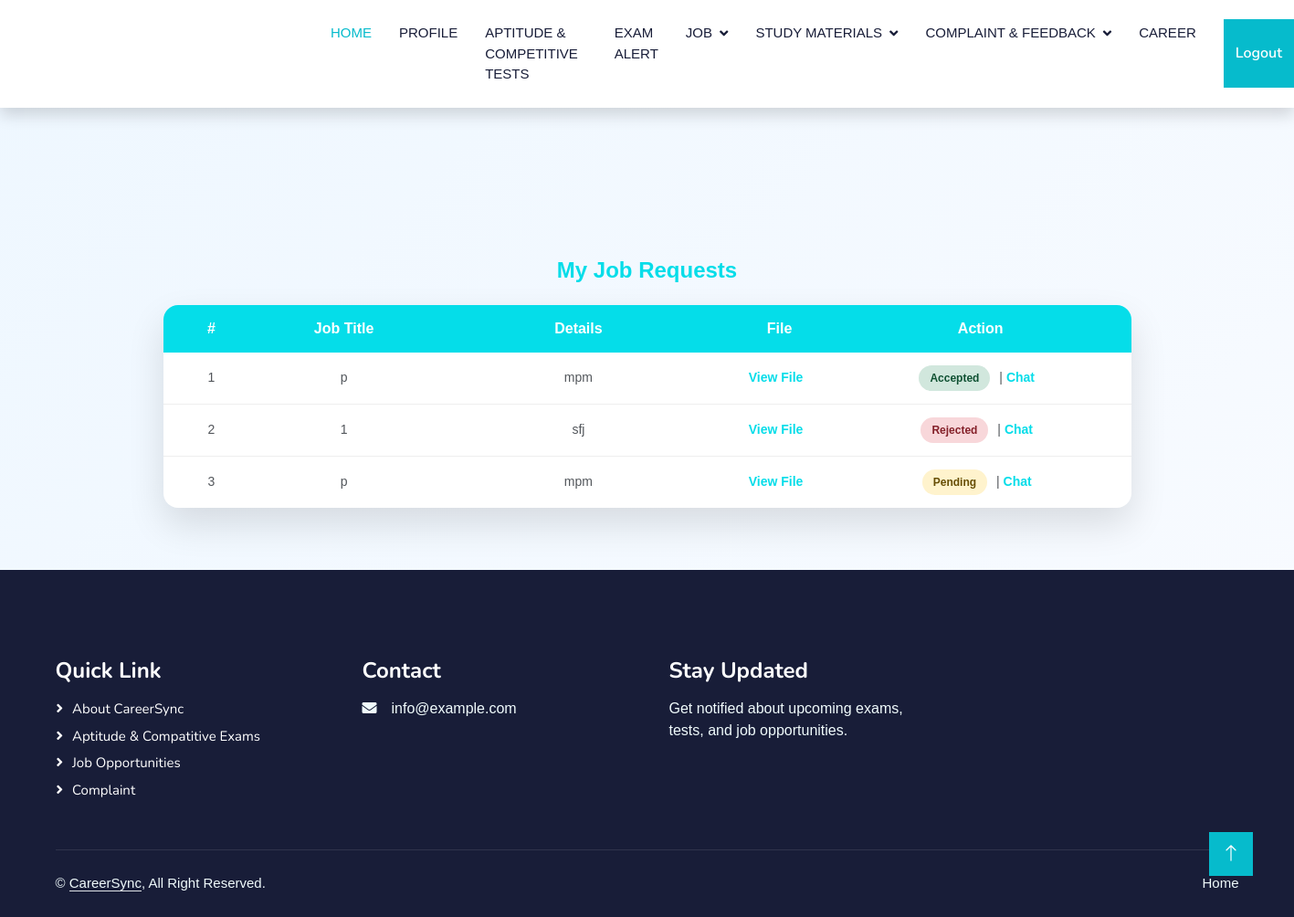
/User/Myrequest/ (signed in), run on an earlier commit of the app's database.
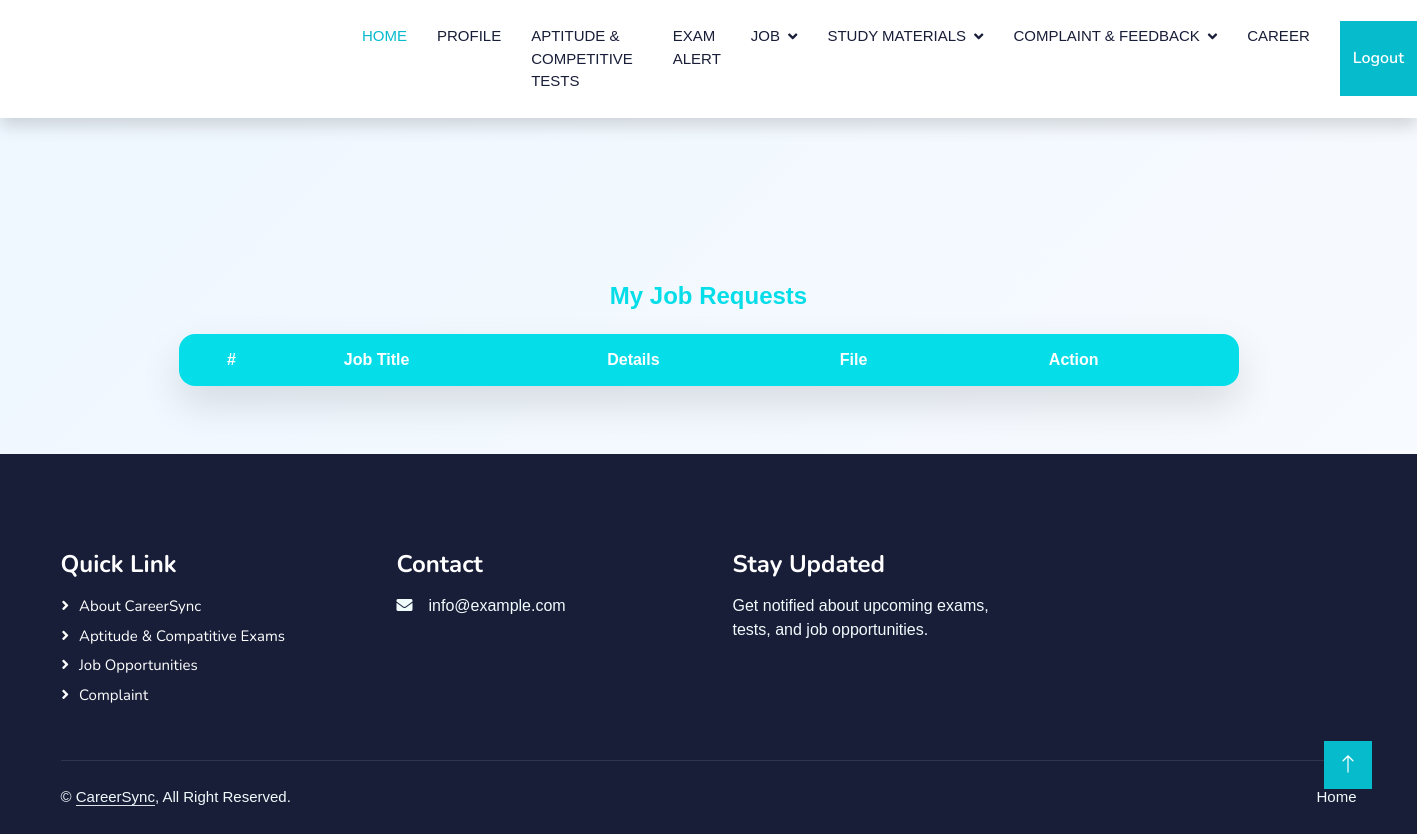
And on a later commit of the database.
### User/models.py (models this page shows)
class tbl_apply(models.Model):
    apply_date=models.DateField(auto_now_add=True)
    apply_status=models.IntegerField(default=0)
    apply_file=models.FileField(upload_to="Assets/Userdocs/File/")
    user=models.ForeignKey(tbl_userreg,on_delete=models.CASCADE,null=True)
    job=models.ForeignKey(tbl_job,on_delete=models.CASCADE)

### Recruiter/models.py (models this page shows)
class tbl_job(models.Model):
    job_title=models.CharField(max_length=50)
    job_details=models.CharField(max_length=50)
    job_lastdate=models.DateField()
    job_date=models.DateField(auto_now_add=True)
    job_experience=models.CharField(max_length=50)
    job_requirment=models.CharField(max_length=50)
    jobtype=models.ForeignKey(tbl_jobtype,on_delete=models.CASCADE)
    jobcategory=models.ForeignKey(tbl_jobcategory,on_delete=models.CASCADE)
    recruiter=models.ForeignKey(tbl_recruiter,on_delete=models.CASCADE)

### User/views.py (the view)
# urls.py: path('Myrequest/',views.Myrequest,name='Myrequest'),
def Myrequest(request):
    if "uid" not in request.session:
        return redirect("Guest:Login")
    else:
        apply=tbl_apply.objects.filter(user=request.session['uid'])
        return render(request,'User/Myrequest.html',{'apply':apply})

### User/Templates/User/Myrequest.html (shortened to what this page needs)
{% extends 'User/Header.html' %}
{% block content %}
<div class="cs-request-wrapper">
    <div class="cs-request-title">My Job Requests</div>
    <div class="cs-request-table">
        <div class="cs-request-header">
            <div>#</div>
            <div>Job Title</div>
            <div>Details</div>
            <div>File</div>
            <div>Action</div>
        </div>
        {% for i in apply %}
        <div class="cs-request-row">
            <div>{{ forloop.counter }}</div>
            <div>{{ i.job.job_title }}</div>
            <div>{{ i.job.job_details }}</div>
            <div>
                <a href="{{ i.apply_file.url }}" class="cs-link" target="_blank">
                    View File
                </a>
            </div>
            <div>
                {% if i.apply_status == 1 %}
                    <span class="cs-status cs-status-accepted">Accepted</span>
                {% elif i.apply_status == 2 %}
                    <span class="cs-status cs-status-rejected">Rejected</span>
                {% else %}
                    <span class="cs-status cs-status-pending">Pending</span>
                {% endif %}
                | <a href="{% url 'User:chatpage' i.job.recruiter.id %}" class="cs-link">
                    Chat
                </a>
            </div>
        </div>
        {% endfor %}
    </div>
</div>
{% endblock %}

### User/Templates/User/Header.html (shortened to what this page needs)
{% load static %}
<!DOCTYPE html>
<html lang="en">
<head>
    <link href="https://cdnjs.cloudflare.com/ajax/libs/font-awesome/5.10.0/css/all.min.css" rel="stylesheet">
    <link href="https://cdn.jsdelivr.net/npm/bootstrap-icons@1.4.1/font/bootstrap-icons.css" rel="stylesheet">
    <link href="{% static 'Main/lib/animate/animate.min.css' %}" rel="stylesheet">
    <link href="{% static 'Main/lib/owlcarousel/assets/owl.carousel.min.css' %}" rel="stylesheet">
    <link href="{% static 'Main/css/bootstrap.min.css' %}" rel="stylesheet">
    <link href="{% static 'Main/css/style.css' %}" rel="stylesheet">
</head>
<body>
    <nav class="navbar navbar-expand-lg bg-white navbar-light shadow sticky-top p-0">
        <a href="{% url 'User:Homepage' %}" class="navbar-brand d-flex align-items-center px-4 px-lg-5">
        </a>
        <div class="collapse navbar-collapse" id="navbarCollapse">
            <div class="navbar-nav ms-auto p-4 p-lg-0">
                <a href="{% url 'User:Homepage' %}" class="nav-item nav-link active">Home</a>
                <a href="{% url 'User:Myprofile' %}" class="nav-item nav-link"> Profile</a>
                 <div class="nav-item dropdown">
                <a href="#" class="nav-item nav-link">Aptitude & Competitive Tests</a>
                </div>
                <a href="{% url 'User:Notification' %}" class="nav-item nav-link">Exam Alert</a>
                <div class="nav-item dropdown">
                    <a href="#" class="nav-link dropdown-toggle" data-bs-toggle="dropdown">Job</a>
                </div>
                <div class="nav-item dropdown">
                    <a href="#" class="nav-link dropdown-toggle" data-bs-toggle="dropdown">Study Materials</a>
                </div>
                <div class="nav-item dropdown">
                    <a href="#" class="nav-link dropdown-toggle" data-bs-toggle="dropdown">Complaint & Feedback</a>
                </div>
                <div class="nav-item dropdown">
                <a href="#" class="nav-item nav-link">Career</a>
                </div>
            </div>
            <a href="{% url 'User:logout' %}" class="btn btn-primary py-4 px-lg-02 d-none d-lg-block">Logout</a>
        </div>
    </nav>
<div style="padding-top: 100px;" align="center">
    {% block content %}
    {% endblock %}
    </div>
    <div class="container-fluid bg-dark text-light footer pt-5 mt-5 wow fadeIn" data-wow-delay="0.1s">
        <div class="container py-5">
            <div class="row g-5">
                <div class="col-lg-3 col-md-6">
                    <h4 class="text-white mb-3">Quick Link</h4>
                    <a class="btn btn-link" href="#">About CareerSync</a>
                    <a class="btn btn-link" href="{% url 'User:viewexam' %}">Aptitude & Compatitive Exams</a>
                    <a class="btn btn-link" href="{% url 'User:Viewjob' %}">Job Opportunities</a>
                    <a class="btn btn-link" href="{% url 'User:Complaint' %}">Complaint</a>
                </div>
                <div class="col-lg-3 col-md-6">
                    <h4 class="text-white mb-3">Contact</h4>
                    <p class="mb-2"><i class="fa fa-envelope me-3"></i>info@example.com</p>
                </div>
                <div class="col-lg-3 col-md-6">
                    <h4 class="text-white mb-3">Stay Updated</h4>
                    <p>Get notified about upcoming exams, tests, and job opportunities.</p>
                </div>
            </div>
        </div>
        <div class="container">
            <div class="copyright">
                <div class="row">
                    <div class="col-md-6 text-center text-md-start mb-3 mb-md-0">
                        &copy; <a class="border-bottom" href="#">CareerSync</a>, All Right Reserved.
                    </div>
                    <div class="col-md-6 text-center text-md-end">
                        <div class="footer-menu">
                            <a href="{% url 'User:Homepage' %}">Home</a>
                        </div>
                    </div>
                </div>
            </div>
        </div>
    </div>
    <a href="#" class="btn btn-lg btn-primary btn-lg-square back-to-top"><i class="bi bi-arrow-up"></i></a>
</body>
</html>

### Guest/static/Main/css/style.css (style rules this page uses)
:root { --primary: #06BBCC; --light: #F0FBFC; --dark: #181d38; }
.back-to-top { position: fixed; display: none; right: 45px; bottom: 45px; z-index: 99; }
.btn { font-family: 'Nunito', sans-serif; font-weight: 600; transition: .5s; }
.btn.btn-primary, .btn.btn-secondary { color: #FFFFFF; }
.btn-lg-square { width: 48px; height: 48px; }
.btn-square, .btn-sm-square, .btn-lg-square { padding: 0; display: flex; align-items: center; justify-content: center; font-weight: normal; border-radius: 0px; }
.navbar .dropdown-toggle::after { border: none; content: "\f107"; font-family: "Font Awesome 5 Free"; font-weight: 900; vertical-align: middle; margin-left: 8px; }
.navbar-light .navbar-nav .nav-link { margin-right: 30px; padding: 25px 0; color: #FFFFFF; font-size: 15px; text-transform: uppercase; outline: none; }
.navbar-light .navbar-nav .nav-link:hover, .navbar-light .navbar-nav .nav-link.active { color: var(--primary); }
.navbar-light .navbar-brand, .navbar-light a.btn { height: 75px; }
.navbar-light .navbar-nav .nav-link { color: var(--dark); font-weight: 500; }
.navbar-light.sticky-top { top: -100px; transition: .5s; }
.footer .btn.btn-link { display: block; margin-bottom: 5px; padding: 0; text-align: left; color: #FFFFFF; font-size: 15px; font-weight: normal; text-transform: capitalize; transition: .3s; }
.footer .btn.btn-link::before { position: relative; content: "\f105"; font-family: "Font Awesome 5 Free"; font-weight: 900; margin-right: 10px; }
.footer .copyright { padding: 25px 0; font-size: 15px; border-top: 1px solid rgba(256, 256, 256, .1); }
.footer .copyright a { color: var(--light); }
.footer .footer-menu a { margin-right: 15px; padding-right: 15px; border-right: 1px solid rgba(255, 255, 255, .1); }
.footer .footer-menu a:last-child { margin-right: 0; padding-right: 0; border-right: none; }

### User/Templates/User/Myrequest.html (style rules this page uses)
body { background: linear-gradient(135deg, #eef7ff, #f9fbff); font-family: Arial, Helvetica, sans-serif; }
.cs-request-wrapper { max-width: 1100px; margin: 40px auto; padding: 20px; }
.cs-request-title { font-size: 24px; font-weight: 600; color: #05dde9; margin-bottom: 20px; }
.cs-request-table { background: #ffffff; border-radius: 16px; box-shadow: 0 18px 40px rgba(0, 0, 0, 0.12); overflow: hidden; }
.cs-request-header, .cs-request-row { display: grid; grid-template-columns: 70px 1.5fr 2fr 1fr 2fr; padding: 14px 18px; align-items: center; }
.cs-request-header { background: #05dde9; color: #ffffff; font-weight: 600; }

What changed in the data, as far as the page shows it:
removed tbl_apply: job.job_title "p", job.job_details "mpm", apply_status "Accepted"
removed tbl_apply: job.job_title "1", job.job_details "sfj", apply_status "Rejected"
removed tbl_apply: job.job_title "p", job.job_details "mpm", apply_status "Pending"
